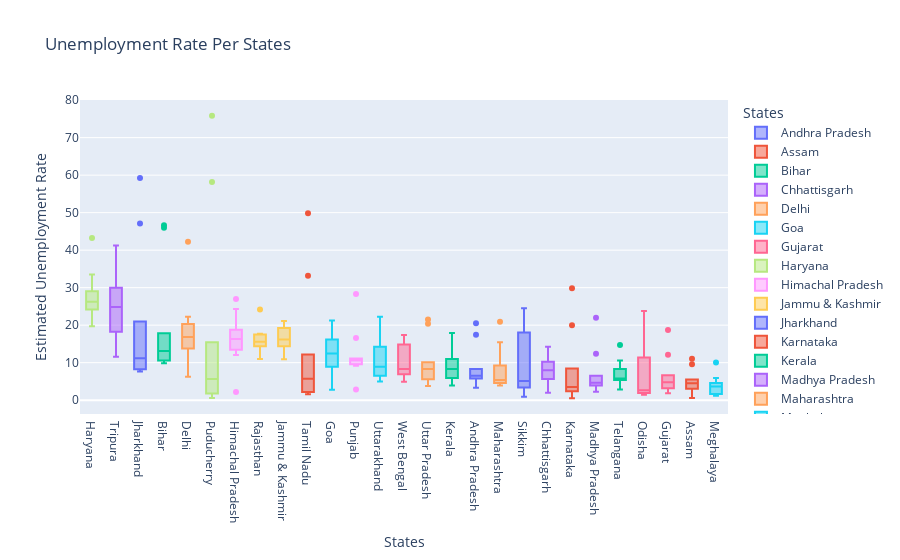

Notebook source saved alongside this figure:
### Code cell
# Box plot of Unemployment Rate by State

fig = px.box(df, x='States', y='Estimated Unemployment Rate', color='States', title='Unemployment Rate Per States', template='plotly')
fig.update_layout(xaxis={'categoryorder': 'total descending'})
fig.show()

### Figure 1 — Plotly figure (JSON) as saved in the notebook; plotly's stock layout.template omitted (floating-point values rounded to 4 significant figures)
{"data": [{"alignmentgroup": "True", "hovertemplate": "States=%{x}<br>Estimated Unemployment Rate=%{y}<extra></extra>", "legendgroup": "Andhra Pradesh", "marker": {"color": "#636efa"}, "name": "Andhra Pradesh", "notched": false, "offsetgroup": "Andhra Pradesh", "orientation": "v", "showlegend": true, "x": ["Andhra Pradesh", "Andhra Pradesh", "Andhra Pradesh", "Andhra Pradesh", "Andhra Pradesh", "Andhra Pradesh", "Andhra Pradesh", "Andhra Pradesh", "Andhra Pradesh", "Andhra Pradesh"], "x0": " ", "xaxis": "x", "y": [5.48, 5.83, 5.79, 20.51, 17.43, 3.31, 8.34, 6.96, 6.4, 6.59], "y0": " ", "yaxis": "y", "type": "box"}, {"alignmentgroup": "True", "hovertemplate": "States=%{x}<br>Estimated Unemployment Rate=%{y}<extra></extra>", "legendgroup": "Assam", "marker": {"color": "#EF553B"}, "name": "Assam", "notched": false, "offsetgroup": "Assam", "orientation": "v", "showlegend": true, "x": ["Assam", "Assam", "Assam", "Assam", "Assam", "Assam", "Assam", "Assam", "Assam", "Assam"], "x0": " ", "xaxis": "x", "y": [4.66, 4.41, 4.77, 11.06, 9.55, 0.6, 3.77, 5.53, 1.19, 3.02], "y0": " ", "yaxis": "y", "type": "box"}, {"alignmentgroup": "True", "hovertemplate": "States=%{x}<br>Estimated Unemployment Rate=%{y}<extra></extra>", "legendgroup": "Bihar", "marker": {"color": "#00cc96"}, "name": "Bihar", "notched": false, "offsetgroup": "Bihar", "orientation": "v", "showlegend": true, "x": ["Bihar", "Bihar", "Bihar", "Bihar", "Bihar", "Bihar", "Bihar", "Bihar", "Bihar", "Bihar"], "x0": " ", "xaxis": "x", "y": [10.61, 10.29, 15.43, 46.64, 45.96, 17.82, 12.79, 13.44, 11.91, 9.82], "y0": " ", "yaxis": "y", "type": "box"}, {"alignmentgroup": "True", "hovertemplate": "States=%{x}<br>Estimated Unemployment Rate=%{y}<extra></extra>", "legendgroup": "Chhattisgarh", "marker": {"color": "#ab63fa"}, "name": "Chhattisgarh", "notched": false, "offsetgroup": "Chhattisgarh", "orientation": "v", "showlegend": true, "x": ["Chhattisgarh", "Chhattisgarh", "Chhattisgarh", "Chhattisgarh", "Chhattisgarh", "Chhattisgarh", "Chhattisgarh", "Chhattisgarh", "Chhattisgarh", "Chhattisgarh"], "x0": " ", "xaxis": "x", "y": [9.65, 8.38, 7.54, 3.41, 10.5, 14.23, 10.27, 5.63, 1.96, 6.62], "y0": " ", "yaxis": "y", "type": "box"}, {"alignmentgroup": "True", "hovertemplate": "States=%{x}<br>Estimated Unemployment Rate=%{y}<extra></extra>", "legendgroup": "Delhi", "marker": {"color": "#FFA15A"}, "name": "Delhi", "notched": false, "offsetgroup": "Delhi", "orientation": "v", "showlegend": true, "x": ["Delhi", "Delhi", "Delhi", "Delhi", "Delhi", "Delhi", "Delhi", "Delhi", "Delhi", "Delhi"], "x0": " ", "xaxis": "x", "y": [22.23, 14.84, 17.04, 16.68, 42.27, 18.19, 20.3, 13.79, 12.53, 6.27], "y0": " ", "yaxis": "y", "type": "box"}, {"alignmentgroup": "True", "hovertemplate": "States=%{x}<br>Estimated Unemployment Rate=%{y}<extra></extra>", "legendgroup": "Goa", "marker": {"color": "#19d3f3"}, "name": "Goa", "notched": false, "offsetgroup": "Goa", "orientation": "v", "showlegend": true, "x": ["Goa", "Goa", "Goa", "Goa", "Goa", "Goa", "Goa", "Goa", "Goa", "Goa"], "x0": " ", "xaxis": "x", "y": [8.89, 2.81, 5.25, 13.31, 21.25, 9.96, 17.07, 16.21, 15.38, 11.54], "y0": " ", "yaxis": "y", "type": "box"}, {"alignmentgroup": "True", "hovertemplate": "States=%{x}<br>Estimated Unemployment Rate=%{y}<extra></extra>", "legendgroup": "Gujarat", "marker": {"color": "#FF6692"}, "name": "Gujarat", "notched": false, "offsetgroup": "Gujarat", "orientation": "v", "showlegend": true, "x": ["Gujarat", "Gujarat", "Gujarat", "Gujarat", "Gujarat", "Gujarat", "Gujarat", "Gujarat", "Gujarat", "Gujarat"], "x0": " ", "xaxis": "x", "y": [5.54, 6.38, 6.66, 18.71, 12.11, 3.2, 1.84, 1.87, 3.42, 4.03], "y0": " ", "yaxis": "y", "type": "box"}, {"alignmentgroup": "True", "hovertemplate": "States=%{x}<br>Estimated Unemployment Rate=%{y}<extra></extra>", "legendgroup": "Haryana", "marker": {"color": "#B6E880"}, "name": "Haryana", "notched": false, "offsetgroup": "Haryana", "orientation": "v", "showlegend": true, "x": ["Haryana", "Haryana", "Haryana", "Haryana", "Haryana", "Haryana", "Haryana", "Haryana", "Haryana", "Haryana"], "x0": " ", "xaxis": "x", "y": [20.34, 25.77, 25.05, 43.22, 29.02, 26.7, 24.18, 33.5, 19.68, 27.31], "y0": " ", "yaxis": "y", "type": "box"}, {"alignmentgroup": "True", "hovertemplate": "States=%{x}<br>Estimated Unemployment Rate=%{y}<extra></extra>", "legendgroup": "Himachal Pradesh", "marker": {"color": "#FF97FF"}, "name": "Himachal Pradesh", "notched": false, "offsetgroup": "Himachal Pradesh", "orientation": "v", "showlegend": true, "x": ["Himachal Pradesh", "Himachal Pradesh", "Himachal Pradesh", "Himachal Pradesh", "Himachal Pradesh", "Himachal Pradesh", "Himachal Pradesh", "Himachal Pradesh", "Himachal Pradesh", "Himachal Pradesh"], "x0": " ", "xaxis": "x", "y": [16.83, 16.84, 18.76, 2.2, 26.95, 13.47, 24.31, 15.79, 12.04, 13.46], "y0": " ", "yaxis": "y", "type": "box"}, {"alignmentgroup": "True", "hovertemplate": "States=%{x}<br>Estimated Unemployment Rate=%{y}<extra></extra>", "legendgroup": "Jammu & Kashmir", "marker": {"color": "#FECB52"}, "name": "Jammu & Kashmir", "notched": false, "offsetgroup": "Jammu & Kashmir", "orientation": "v", "showlegend": true, "x": ["Jammu & Kashmir", "Jammu & Kashmir", "Jammu & Kashmir", "Jammu & Kashmir", "Jammu & Kashmir", "Jammu & Kashmir", "Jammu & Kashmir", "Jammu & Kashmir", "Jammu & Kashmir"], "x0": " ", "xaxis": "x", "y": [21.08, 20.78, 15.5, 18.74, 17.92, 10.88, 11.09, 16.17, 16.14], "y0": " ", "yaxis": "y", "type": "box"}, {"alignmentgroup": "True", "hovertemplate": "States=%{x}<br>Estimated Unemployment Rate=%{y}<extra></extra>", "legendgroup": "Jharkhand", "marker": {"color": "#636efa"}, "name": "Jharkhand", "notched": false, "offsetgroup": "Jharkhand", "orientation": "v", "showlegend": true, "x": ["Jharkhand", "Jharkhand", "Jharkhand", "Jharkhand", "Jharkhand", "Jharkhand", "Jharkhand", "Jharkhand", "Jharkhand", "Jharkhand"], "x0": " ", "xaxis": "x", "y": [10.61, 11.85, 8.23, 47.09, 59.23, 20.95, 7.63, 9.76, 8.24, 11.8], "y0": " ", "yaxis": "y", "type": "box"}, {"alignmentgroup": "True", "hovertemplate": "States=%{x}<br>Estimated Unemployment Rate=%{y}<extra></extra>", "legendgroup": "Karnataka", "marker": {"color": "#EF553B"}, "name": "Karnataka", "notched": false, "offsetgroup": "Karnataka", "orientation": "v", "showlegend": true, "x": ["Karnataka", "Karnataka", "Karnataka", "Karnataka", "Karnataka", "Karnataka", "Karnataka", "Karnataka", "Karnataka", "Karnataka"], "x0": " ", "xaxis": "x", "y": [2.86, 3.61, 3.46, 29.84, 19.97, 8.44, 4.01, 0.5, 2.41, 1.58], "y0": " ", "yaxis": "y", "type": "box"}, {"alignmentgroup": "True", "hovertemplate": "States=%{x}<br>Estimated Unemployment Rate=%{y}<extra></extra>", "legendgroup": "Kerala", "marker": {"color": "#00cc96"}, "name": "Kerala", "notched": false, "offsetgroup": "Kerala", "orientation": "v", "showlegend": true, "x": ["Kerala", "Kerala", "Kerala", "Kerala", "Kerala", "Kerala", "Kerala", "Kerala", "Kerala", "Kerala"], "x0": " ", "xaxis": "x", "y": [5.31, 7.6, 8.99, 16.99, 17.88, 9.71, 7.09, 10.98, 5.91, 3.88], "y0": " ", "yaxis": "y", "type": "box"}, {"alignmentgroup": "True", "hovertemplate": "States=%{x}<br>Estimated Unemployment Rate=%{y}<extra></extra>", "legendgroup": "Madhya Pradesh", "marker": {"color": "#ab63fa"}, "name": "Madhya Pradesh", "notched": false, "offsetgroup": "Madhya Pradesh", "orientation": "v", "showlegend": true, "x": ["Madhya Pradesh", "Madhya Pradesh", "Madhya Pradesh", "Madhya Pradesh", "Madhya Pradesh", "Madhya Pradesh", "Madhya Pradesh", "Madhya Pradesh", "Madhya Pradesh", "Madhya Pradesh"], "x0": " ", "xaxis": "x", "y": [4.11, 4.57, 2.22, 12.36, 21.98, 6.48, 5.08, 4.7, 3.91, 3.13], "y0": " ", "yaxis": "y", "type": "box"}, {"alignmentgroup": "True", "hovertemplate": "States=%{x}<br>Estimated Unemployment Rate=%{y}<extra></extra>", "legendgroup": "Maharashtra", "marker": {"color": "#FFA15A"}, "name": "Maharashtra", "notched": false, "offsetgroup": "Maharashtra", "orientation": "v", "showlegend": true, "x": ["Maharashtra", "Maharashtra", "Maharashtra", "Maharashtra", "Maharashtra", "Maharashtra", "Maharashtra", "Maharashtra", "Maharashtra", "Maharashtra"], "x0": " ", "xaxis": "x", "y": [4.95, 4.69, 5.79, 20.9, 15.46, 9.23, 3.89, 6.23, 4.55, 4.1], "y0": " ", "yaxis": "y", "type": "box"}, {"alignmentgroup": "True", "hovertemplate": "States=%{x}<br>Estimated Unemployment Rate=%{y}<extra></extra>", "legendgroup": "Meghalaya", "marker": {"color": "#19d3f3"}, "name": "Meghalaya", "notched": false, "offsetgroup": "Meghalaya", "orientation": "v", "showlegend": true, "x": ["Meghalaya", "Meghalaya", "Meghalaya", "Meghalaya", "Meghalaya", "Meghalaya", "Meghalaya", "Meghalaya", "Meghalaya", "Meghalaya"], "x0": " ", "xaxis": "x", "y": [1.66, 3.59, 1.58, 10.03, 5.92, 1.15, 2.1, 3.74, 4.29, 4.6], "y0": " ", "yaxis": "y", "type": "box"}, {"alignmentgroup": "True", "hovertemplate": "States=%{x}<br>Estimated Unemployment Rate=%{y}<extra></extra>", "legendgroup": "Odisha", "marker": {"color": "#FF6692"}, "name": "Odisha", "notched": false, "offsetgroup": "Odisha", "orientation": "v", "showlegend": true, "x": ["Odisha", "Odisha", "Odisha", "Odisha", "Odisha", "Odisha", "Odisha", "Odisha", "Odisha", "Odisha"], "x0": " ", "xaxis": "x", "y": [1.9, 3.12, 13.08, 23.76, 11.41, 3.77, 1.88, 1.42, 2.1, 2.18], "y0": " ", "yaxis": "y", "type": "box"}, {"alignmentgroup": "True", "hovertemplate": "States=%{x}<br>Estimated Unemployment Rate=%{y}<extra></extra>", "legendgroup": "Puducherry", "marker": {"color": "#B6E880"}, "name": "Puducherry", "notched": false, "offsetgroup": "Puducherry", "orientation": "v", "showlegend": true, "x": ["Puducherry", "Puducherry", "Puducherry", "Puducherry", "Puducherry", "Puducherry", "Puducherry", "Puducherry", "Puducherry", "Puducherry"], "x0": " ", "xaxis": "x", "y": [0.58, 1.76, 1.2, 75.85, 58.19, 4.24, 15.47, 5.05, 10.9, 6.18], "y0": " ", "yaxis": "y", "type": "box"}, {"alignmentgroup": "True", "hovertemplate": "States=%{x}<br>Estimated Unemployment Rate=%{y}<extra></extra>", "legendgroup": "Punjab", "marker": {"color": "#FF97FF"}, "name": "Punjab", "notched": false, "offsetgroup": "Punjab", "orientation": "v", "showlegend": true, "x": ["Punjab", "Punjab", "Punjab", "Punjab", "Punjab", "Punjab", "Punjab", "Punjab", "Punjab", "Punjab"], "x0": " ", "xaxis": "x", "y": [11.11, 10.97, 10.32, 2.86, 28.33, 16.55, 9.19, 10.99, 9.61, 9.88], "y0": " ", "yaxis": "y", "type": "box"}, {"alignmentgroup": "True", "hovertemplate": "States=%{x}<br>Estimated Unemployment Rate=%{y}<extra></extra>", "legendgroup": "Rajasthan", "marker": {"color": "#FECB52"}, "name": "Rajasthan", "notched": false, "offsetgroup": "Rajasthan", "orientation": "v", "showlegend": true, "x": ["Rajasthan", "Rajasthan", "Rajasthan", "Rajasthan", "Rajasthan", "Rajasthan", "Rajasthan", "Rajasthan", "Rajasthan", "Rajasthan"], "x0": " ", "xaxis": "x", "y": [10.97, 15.16, 11.9, 17.7, 15.74, 14.39, 15.81, 17.51, 15.35, 24.15], "y0": " ", "yaxis": "y", "type": "box"}, {"alignmentgroup": "True", "hovertemplate": "States=%{x}<br>Estimated Unemployment Rate=%{y}<extra></extra>", "legendgroup": "Sikkim", "marker": {"color": "#636efa"}, "name": "Sikkim", "notched": false, "offsetgroup": "Sikkim", "orientation": "v", "showlegend": true, "x": ["Sikkim", "Sikkim", "Sikkim", "Sikkim", "Sikkim", "Sikkim", "Sikkim", "Sikkim"], "x0": " ", "xaxis": "x", "y": [23.57, 2.28, 24.51, 4.46, 4.45, 12.49, 5.7, 0.88], "y0": " ", "yaxis": "y", "type": "box"}, {"alignmentgroup": "True", "hovertemplate": "States=%{x}<br>Estimated Unemployment Rate=%{y}<extra></extra>", "legendgroup": "Tamil Nadu", "marker": {"color": "#EF553B"}, "name": "Tamil Nadu", "notched": false, "offsetgroup": "Tamil Nadu", "orientation": "v", "showlegend": true, "x": ["Tamil Nadu", "Tamil Nadu", "Tamil Nadu", "Tamil Nadu", "Tamil Nadu", "Tamil Nadu", "Tamil Nadu", "Tamil Nadu", "Tamil Nadu", "Tamil Nadu"], "x0": " ", "xaxis": "x", "y": [1.57, 2.09, 6.4, 49.83, 33.16, 12.2, 6.81, 2.65, 5, 2.16], "y0": " ", "yaxis": "y", "type": "box"}, {"alignmentgroup": "True", "hovertemplate": "States=%{x}<br>Estimated Unemployment Rate=%{y}<extra></extra>", "legendgroup": "Telangana", "marker": {"color": "#00cc96"}, "name": "Telangana", "notched": false, "offsetgroup": "Telangana", "orientation": "v", "showlegend": true, "x": ["Telangana", "Telangana", "Telangana", "Telangana", "Telangana", "Telangana", "Telangana", "Telangana", "Telangana", "Telangana"], "x0": " ", "xaxis": "x", "y": [5.49, 8.29, 5.77, 6.25, 14.7, 10.55, 5.36, 5.79, 3.27, 2.86], "y0": " ", "yaxis": "y", "type": "box"}, {"alignmentgroup": "True", "hovertemplate": "States=%{x}<br>Estimated Unemployment Rate=%{y}<extra></extra>", "legendgroup": "Tripura", "marker": {"color": "#ab63fa"}, "name": "Tripura", "notched": false, "offsetgroup": "Tripura", "orientation": "v", "showlegend": true, "x": ["Tripura", "Tripura", "Tripura", "Tripura", "Tripura", "Tripura", "Tripura", "Tripura", "Tripura", "Tripura"], "x0": " ", "xaxis": "x", "y": [32.67, 28.4, 29.95, 41.23, 21.51, 21.71, 18.24, 27.92, 17.35, 11.57], "y0": " ", "yaxis": "y", "type": "box"}, {"alignmentgroup": "True", "hovertemplate": "States=%{x}<br>Estimated Unemployment Rate=%{y}<extra></extra>", "legendgroup": "Uttar Pradesh", "marker": {"color": "#FFA15A"}, "name": "Uttar Pradesh", "notched": false, "offsetgroup": "Uttar Pradesh", "orientation": "v", "showlegend": true, "x": ["Uttar Pradesh", "Uttar Pradesh", "Uttar Pradesh", "Uttar Pradesh", "Uttar Pradesh", "Uttar Pradesh", "Uttar Pradesh", "Uttar Pradesh", "Uttar Pradesh", "Uttar Pradesh"], "x0": " ", "xaxis": "x", "y": [7.58, 8.98, 10.11, 21.54, 20.41, 9.47, 5.56, 5.79, 4.18, 3.75], "y0": " ", "yaxis": "y", "type": "box"}, {"alignmentgroup": "True", "hovertemplate": "States=%{x}<br>Estimated Unemployment Rate=%{y}<extra></extra>", "legendgroup": "Uttarakhand", "marker": {"color": "#19d3f3"}, "name": "Uttarakhand", "notched": false, "offsetgroup": "Uttarakhand", "orientation": "v", "showlegend": true, "x": ["Uttarakhand", "Uttarakhand", "Uttarakhand", "Uttarakhand", "Uttarakhand", "Uttarakhand", "Uttarakhand", "Uttarakhand", "Uttarakhand", "Uttarakhand"], "x0": " ", "xaxis": "x", "y": [5.49, 4.99, 19.85, 6.48, 8.01, 8.61, 12.38, 14.26, 22.26, 9.23], "y0": " ", "yaxis": "y", "type": "box"}, {"alignmentgroup": "True", "hovertemplate": "States=%{x}<br>Estimated Unemployment Rate=%{y}<extra></extra>", "legendgroup": "West Bengal", "marker": {"color": "#FF6692"}, "name": "West Bengal", "notched": false, "offsetgroup": "West Bengal", "orientation": "v", "showlegend": true, "x": ["West Bengal", "West Bengal", "West Bengal", "West Bengal", "West Bengal", "West Bengal", "West Bengal", "West Bengal", "West Bengal", "West Bengal"], "x0": " ", "xaxis": "x", "y": [6.94, 4.92, 6.92, 17.41, 17.41, 7.29, 6.83, 14.87, 9.35, 9.98], "y0": " ", "yaxis": "y", "type": "box"}], "layout": {"xaxis": {"anchor": "y", "domain": [0, 1], "title": {"text": "States"}, "categoryorder": "total descending", "categoryarray": ["Andhra Pradesh", "Assam", "Bihar", "Chhattisgarh", "Delhi", "Goa", "Gujarat", "Haryana", "Himachal Pradesh", "Jammu & Kashmir", "Jharkhand", "Karnataka", "Kerala", "Madhya Pradesh", "Maharashtra", "Meghalaya", "Odisha", "Puducherry", "Punjab", "Rajasthan", "Sikkim", "Tamil Nadu", "Telangana", "Tripura", "Uttar Pradesh", "Uttarakhand", "West Bengal"], "type": "category", "range": [-0.5, 26.5], "autorange": true}, "yaxis": {"anchor": "x", "domain": [0, 1], "title": {"text": "Estimated Unemployment Rate"}, "type": "linear", "range": [-3.686, 80.04], "autorange": true}, "legend": {"title": {"text": "States"}, "tracegroupgap": 0}, "title": {"text": "Unemployment Rate Per States"}, "boxmode": "overlay", "autosize": true}}
